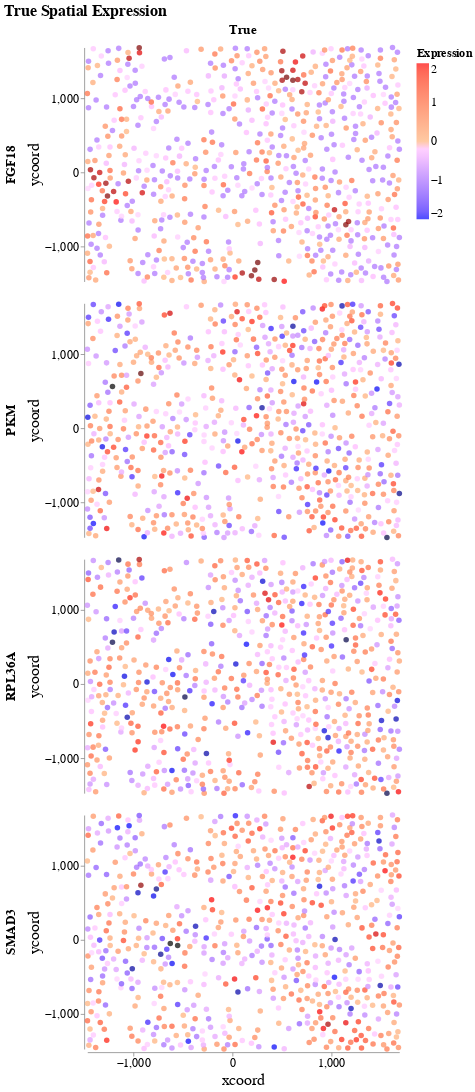

Notebook code cell kept with this figure:
### Code cell
# read data
dataset = novosparc.io.load_data(data_path)
sc.pp.normalize_per_cell(dataset)
sc.pp.log1p(dataset)

locations = novosparc.io.load_target_space(target_space_path, coords_cols=coords_cols)

df_dge = dataset.to_df() # cells x genes
df_locs = pd.DataFrame(locations, columns=coords_cols)
df_dge.index = df_locs.index
ncells,ngenes = df_dge.shape

df_sp_true = pd.concat((df_dge[gois], df_locs), 1)
df_sp_true['true_pred'] = 'True'

plot_df_sp(df_sp_true, tit='True Spatial Expression')

### Figure 1 — Vega-Lite specification as saved in the notebook (floating-point values rounded to 4 significant figures; data arrays with more than 128 entries replaced by an {"elided": "..."} marker saying what was removed)
{"config": {"view": {"continuousWidth": 400, "continuousHeight": 300, "strokeOpacity": 0}, "axis": {"labelFontSize": 15, "titleFontSize": 20, "titleFontWeight": "normal"}, "legend": {"labelFontSize": 15, "titleFontSize": 15}, "title": {"fontSize": 20}}, "data": {"name": "data-f300db92f25834c832521ca667a18efe"}, "mark": {"type": "circle", "size": 50}, "encoding": {"color": {"type": "quantitative", "field": "Expression", "scale": {"domain": [-2, 0, 2], "range": ["blue", "white", "red"]}}, "column": {"type": "nominal", "field": "true_pred", "header": {"labelFontSize": 17, "labelFontWeight": "bold"}, "title": null}, "row": {"type": "nominal", "field": "goi", "header": {"labelFontSize": 17, "labelFontWeight": "bold"}, "sort": null, "title": null}, "x": {"type": "quantitative", "axis": {"grid": false, "values": [-1000, 0, 1000]}, "field": "xcoord", "scale": {"nice": false}}, "y": {"type": "quantitative", "axis": {"grid": false, "values": [-1000, 0, 1000]}, "field": "ycoord", "scale": {"nice": false}}}, "title": "True Spatial Expression", "transform": [{"fold": ["PKM", "RPL36A", "FGF18", "SMAD3"], "as": ["goi", "Expression"]}], "$schema": "https://vega.github.io/schema/vega-lite/v4.8.1.json", "datasets": {"data-f300db92f25834c832521ca667a18efe": {"elided": "645 records"}}}
